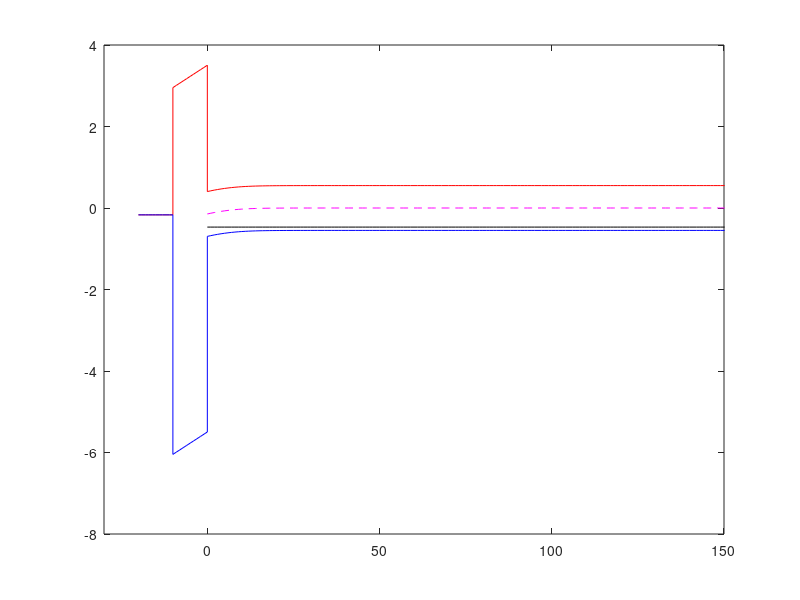

Here is the MATLAB script that generated this plot: (Note: this script raises an error after producing the figure.)
%%Parameters

%constants
q = 1.6e-19;             %charge
eps_0 = 8.85e-12; 
VkBT = 26e-3;            %KBT/q at 300k

%semiconductor
Nsub = -1e18*1e6;        %negative for NMOS and positive for PMOS
k_si = 12;               %Dielectric Constant
ni = 1.5e10*1e6;         %Intriensic carrier concentration
Eg = 1.1*q;              %Bandgap
L = 1e-6;                %substrate thickness
eps_si = k_si*eps_0;     %Permitivity

if Nsub < 0
    psub = abs(Nsub); nsub = ni^2/abs(Nsub);  
elseif Nsub > 0
    psub = ni^2/Nsub; nsub = Nsub;
else
    psub = ni; nsub = ni;
end

%Oxide
tox = 10e-9;            %Thickness
k_ox = 4;               %Dielectric constant
Eg_ox = 9*q;            %Bandgap
eps_ox = k_ox*eps_0;    %Permittivity
Ec_off = 3.1*q;         %Conduction band offset
C_ox = eps_ox/tox;

%Flatband/Metal related
tm = 10e-9;                                    %Thickness
phi_b = -sign(Nsub)*VkBT*log(abs(Nsub)/ni);   %(Ei - Ef)/q of semiconductor
Vfb = sign(Nsub)*Eg/(2*q) - phi_b;            %n+/nmos, p+/pmos

%solver
dx = 1e-9;    %meshing size
NRmax = 10;   %Maximum NR iterations
tol = 1e-6;    %Error tolerance in potential

%% Input

 Vg = -0.3;
 
 if Vg < Vfb
     F = @(psi_v) Vfb - Vg + psi_v -(1/C_ox)*sqrt(2*eps_si*VkBT*q)*sqrt(psub*(exp(-psi_v/VkBT)+(psi_v/VkBT)-1) + nsub*(exp(psi_v/VkBT)-(psi_v/VkBT)-1));
     psi_s = fsolve(F,-0.5);
 elseif Vg >Vfb
     F = @(psi_v) Vfb - Vg + psi_v +(1/C_ox)*sqrt(2*eps_si*VkBT*q)*sqrt(psub*(exp(-psi_v/VkBT)+(psi_v/VkBT)-1) + nsub*(exp(psi_v/VkBT)-(psi_v/VkBT)-1));
     psi_s = fsolve(F,0.5);
 else
     psi_s = phi_b;
 end
 
 

%% mesh
x = 0:dx:L;       %semiconductor mesh
N = length(x);    %number of points

 
%% Newton Raphson - Matrices
A = (-2*diag(ones(1,N),0) + 1*diag(ones(1,N-1),1) + 1*diag(ones(1,N-1),-1));
A(1,:) = 0; A(1,1) = 1;
A(N,:) = 0; A(N,N) = 1;

b = zeros(N,1);
b(1) = psi_s; b(N) = 0;

psi = zeros(N,1);


%% Newton-Raphson - Iterations

for i = 1:NRmax
    
    %Generate b
    p = psub*exp(-psi/VkBT);        %psi(x), p(psi)
    n = nsub*exp(psi/VkBT);
    rho = q*(Nsub +p - n);          %Nsub = Nd-Na
    b = -rho/eps_si*dx^2;
    b(1) = psi_s;  b(N) = 0;        %Dirichlet Boundary Conditions
    f = A*psi -b;
 
    %Jacobian calculations
    delp = -1/VkBT*p;
    deln = 1/VkBT*n;
    delrho = q*(delp - deln);
    delb = -delrho/eps_si*dx^2;
    delb(1) = 0;  delb(N) = 0;
    J = A - diag(delb);              %delb gets added yo diagonal entries
    dV = -J\f;                       %potential update across x
    
    if max(abs(dV)) < tol
        break;
    end
    
    psi = psi + dV;
end


%% Addition of oxide

Es = (psi(1) - psi(2))/dx;          %E = -dpsi/dx
Eox = k_si/k_ox*Es;                 %in absence of oxide charges
xox = -tox:dx:0;                    %oxide mesh
psiox = psi(1) - Eox*xox;           %Potential vector - Continuity
Vox = Eox*tox;                      %Drop across oxide


%% Band Diagram
Ei = -q*psi;                 %Ei in bulk is taken as zero reference
Ec = Ei + Eg/2;
Ev = Ei - Eg/2;
Ef = (Ei(end) - q*phi_b)*ones(size(Ei));  %Because phi_b = (Ei-Ef)/q
a = Ef(1,1)
b = Ei(1,1)
Ecox = -q*psiox + Eg/2 + Ec_off;
Evox = Ecox - Eg_ox;


Em = Ef(end) - q*Vg;                      %Because q*Vg = En -Ef
xm = -tox - tm:dx:-tox;                   %Metal mesh
Em = Em*ones(size(xm));

figure(1);
plot([xm xox x]*1e9, [Em'; Ecox'; Ec]/q,'r',[xm xox x]*1e9,[Em';Evox';Ev]/q,'b',x*1e9,Ei/q,'m--',x*1e9,Ef/q,'k');
xlim([-30,150]);%ylim([-7,4]);
axes = gca;
axes.LineWidth = 1;
axes.FontSize = 18;
axes.FontWeight = 'bold';
axes.Box = 'on';
xlabel('position(nm)');
ylabel('Energy(eV)');
lines=axes.Children;
set(lines,'LineWidth', 2);
leg = legend('E_C','E_V','E_i','E_F');
leg.Orientation = 'horizontal';

%% Carrier Density plot
figure(2);
p = psub*exp(-psi/VkBT);
n = nsub*exp(psi/VkBT);
semilogy(x*1e9,n*1e-6,'r',x*1e9,p*1e-6,'b')
axes = gca;
axes.LineWidth = 1;
axes.FontSize = 18;
axes.FontWeight = 'bold';
axes.Box = 'on';
axes.YTick = [1 1e5 1e10 1e15 1e20];
axes.YTickLabel = {'10^0' '10^{5}' '10^{10}' '10^{15}' '10^{20}'};
leg = legend('n','p');
leg.Orientation = 'horizontal';
xlim([0 150])
xlabel('position(nm)');
ylabel('carrier density(/cm^3)');
lines=axes.Children;
set(lines,'LineWidth', 2);

